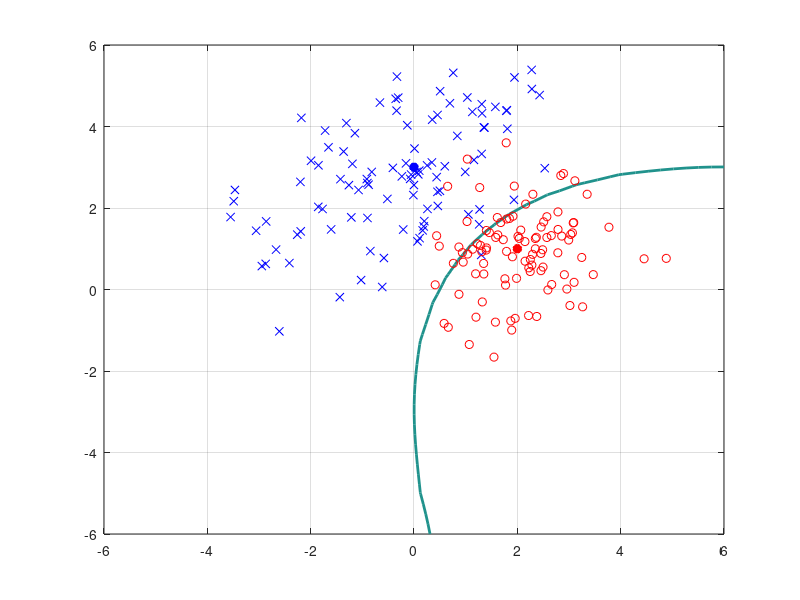
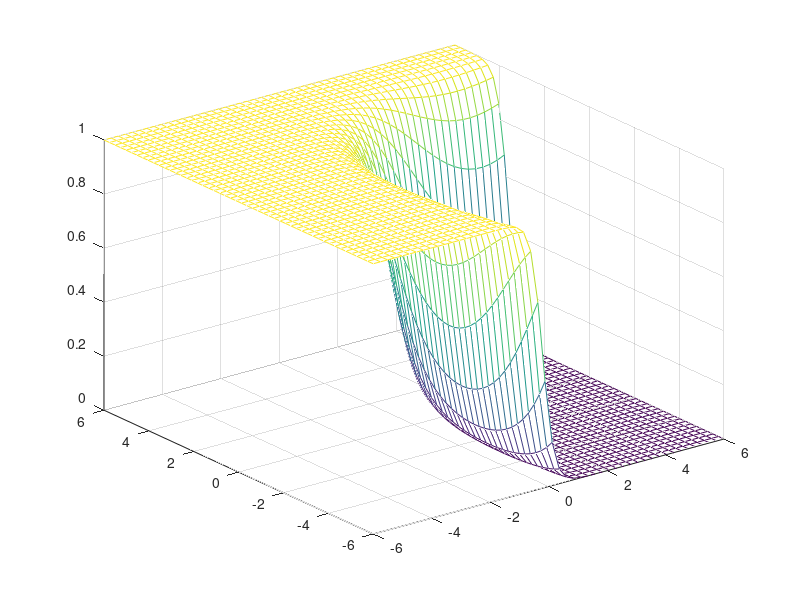

The MATLAB source for these figures, in order: (Note: this script raises an error after producing the figures.)
% Compute the posterior probability on a regular grid in the input space and plot the decision
% boundary for which the posterior probability satisfies P[?1 | x] = 0.5. Show 100 samples
% drawn from each of the classes superposed on the same graph. Draw the posterior probability
% as a three dimensional graph.

m1 = [0;3];
C1 = [2 1; 1 2];

m2 = [2;1];
C2 = [1 0; 0 1];

numGrid = 50;
xRange = linspace(-6.0, 6.0, numGrid);
yRange = linspace(-6.0, 6.0, numGrid);
P1 = zeros(numGrid, numGrid);
P2 = P1;

for i=1:numGrid
    for j=1:numGrid
        x = [yRange(j) xRange(i)]';
        P1(i,j) = mvnpdf(x', m1', C1);
        P2(i,j) = mvnpdf(x', m2', C2);
    end
end

Pmax = max(max([P1 P2]));
figure(1), clf, contour(xRange, yRange, P1./(P1+P2), [0 0.5*Pmax], 'LineWidth', 2);
hold on;
plot(m1(1), m1(2), 'b*', 'LineWidth', 4);
plot(m2(1), m2(2), 'r*', 'LineWidth', 4);

% Show 100 samples drawn from each of the classes superposed on the same
% graph
N = 100;
X1 = mvnrnd(m1, C1, N);
X2 = mvnrnd(m2, C2, N);

hold on;
plot(X1(:, 1), X1(:, 2), 'bx', X2(:, 1), X2(:, 2), 'ro');
grid on;

% Draw the posterior probability as a three dimensional graph
figure(2)
mesh(xRange, yRange, P1./(P1+P2));

% Using the data sampled from each of the distributions, train a
% feedforward nural network using the Neural Networks toolbox. 

XNN = [X1; X2]';
N1 = size(X1, 1);
N2 = size(X2, 1);
y1 = [ones(N1, 1) zeros(N2, 1)]';
y2 = [zeros(N2, 1) ones(N1, 1)]';
y = [y1 y2];

net = patternnet(20);
net = train(net, XNN, y);
view(net);
output = net(XNN);

NP1 = zeros(numGrid, numGrid);

% ---------- can be uncommented -----------

% for i=1:numGrid
%     for j=1:numGrid
%         x = [yRange(j) xRange(i)]';
%         nnp = net(x);
%         NP1(i,j) = nnp(1);
%     end
% end
% 
% NPmax = max(max(NP1));
% figure(3), clf, contour(xRange, yRange, NP1, [0 0.5*NPmax], 'LineWidth', 2);
% hold on;
% plot(m1(1), m1(2), 'b*', 'LineWidth', 4);
% plot(m2(1), m2(2), 'r*', 'LineWidth', 4);
% 
% hold on;
% plot(X1(:, 1), X1(:, 2), 'bx', X2(:, 1), X2(:, 2), 'ro');
% grid on;

% ---------------------- Can be uncommented ------------------------


% ------------------------ Time series prediction --------------------
% Time series prediction
% Formulated as a regression problem.

Ttr = T(1:1500, 1);
Tts = T(1500 + 1: size(T, 1), 1);
NTtr = size(Ttr, 1);
NTts = size(Tts, 1);
p = 20;

ytr1 = X(1:1500, 1);
ytr = X(p+1:NTtr, 1);
yts = X(1500+p+1:2001, 1);

D = ones(NTtr - p, p);

for i=1:NTtr - p
   n = (p + 1) + (i - 1);
   for j=1:p
      % We might want to change this to use the actual ouptuts from
      % the previous time series. 
      D(i, j) = X(n - j, 1);
   end
end

% D = [ones(NTtr - p, 1) D];

w = D \ ytr;
fts = D * w;

% figure
% plot(Ttr, ytr1);
% % set(gca,'xlim',[0, Ttr(end)]);
% xlabel('t');
% ylabel('x(t)');
% title(sprintf('A Mackey-Glass time serie (tau=%d)', tau));

figure(10);
plot(Ttr(p+1:NTtr, 1), fts, Ttr(p+1:NTtr, 1), ytr);
figure;
% plot(Ttr(p+1:NTtr, 1), ytr);

% Test data
D2 = ones(NTts - p, p);

for i=1:NTts - p
   n = (p + 1) + (i - 1);
   for j=1:p 
      D2(i, j) = X((1500 + n) - j, 1);
   end
end

fts2 = D2 * w;

net2 = feedforwardnet(20);
net2 = train(net2, D', ytr');
view(net2);
output2 = net2(D');

figure(11);
plot(Ttr(p+1:NTtr, 1), output2, Ttr(p+1:NTtr, 1), ytr);

% Iterate through the number of test data, and append a new row using the
% predicted value from the previous row as the first input into the new
% row. Repeat for number of test data times. Plot the predicted values
% against the test set output values.

long_term_prediction_design_matrix = ones(NTts, p);
long_term_prediction = ones(NTts, 1);
predicted_value_of_row = ones(NTts, 1);
% predictied_value_of_previous_row = net2(D(size(D, 1), :)');
for i=1:NTts
    if (i == 1)
        for j=1:p
            long_term_prediction_design_matrix(i, j) = fts(size(fts, 1)+1-j);
        end
        predicted_value_of_row(i) = net2(long_term_prediction_design_matrix(i, :)');
    end
    if (i > 1)
        for j=1:p
            if (j == 1)
                long_term_prediction_design_matrix(i, j) = predicted_value_of_row(i-1);
            else
                long_term_prediction_design_matrix(i, j) = long_term_prediction_design_matrix(i-1,j-1);
            end
        end
        predicted_value_of_row(i) = net2(long_term_prediction_design_matrix(i, :)');
    end
end

figure(12);
plot(T(p+1:size(T, 1), 1), [fts; predicted_value_of_row]);

total_predictions = [fts; predicted_value_of_row];
pr_errors = ones(size(T, 1) - p, 1);

yts_all = X(1500:size(X, 1), 1);
f_output = [ytr; yts_all];
for i=1:size(total_predictions, 1)
    pr_errors(i) = total_predictions(i) - f_output(i);
end


% Plot prediction errors
figure(13)
plot(T(p+1:size(T, 1), 1), pr_errors);
